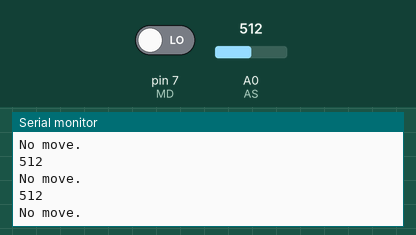
Simulated run of this sketch. Board: Arduino Uno, built with avr-gcc and run on an emulated ATmega328P. On the bench: the last lines printed to the serial monitor. Inputs (shaded band) come from the test bench; at power-on: A0 (AS) = 512, pin 7 (MD) LOW.

Above: at 13.2 s.
13.3 s: A0 (AS) set to 11
At 14.0 s:
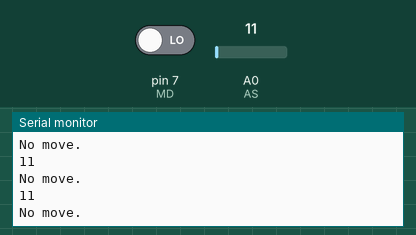
14.8 s: A0 (AS) set to 8
At 15.8 s:
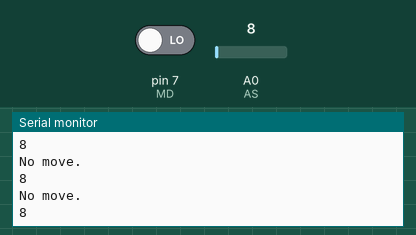
Timing chart, 0 to 17.3 s (numbered marks = the images above; inputs shaded):
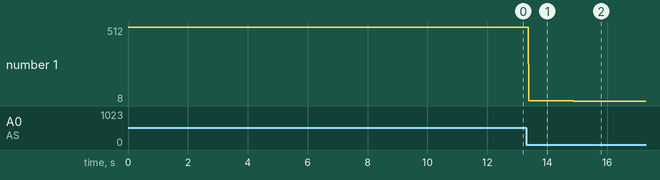

Measured:
- the behaviour switches between 10 and 9 on A0 (AS) (found by bisection; images 1 and 2)
- after the input at 13.3 s, the serial monitor: prints a new line after 0.08 s (image 1)
- after the input at 14.8 s, the serial monitor: prints a new line after 0.08 s (image 2)
- plotted number 1: 512 → 11 after the input at 13.3 s, 11 → 8 after the input at 14.8 s

The sketch:

PROJECTSMARTHOUSE_0.ino
```cpp
#include <Wire.h>
#include <SPI.h>
#include <Adafruit_BMP280.h>
Adafruit_BMP280 bmp;

int MD= 7;
int AS= A0;

void setup() {
  Serial.begin(9600);
 pinMode(MD, INPUT);
 pinMode(AS, INPUT);
}

void loop() {
 //Датчик движения HC-SR-501
 if(MoveDetector() == 1){
  Serial.println("Move!");
 }
 else{
  Serial.println("No move.");
 }

 //Датчик звука
 Serial.println(AudioSensor());

}
bool MoveDetector(){
  int valMD;

  valMD = digitalRead(MD);

  if(valMD == 1){
    return(1);
  }
  else{
    return(0);
  }
}

 int AudioSensor(){
  return(analogRead(AS));
 }
```
